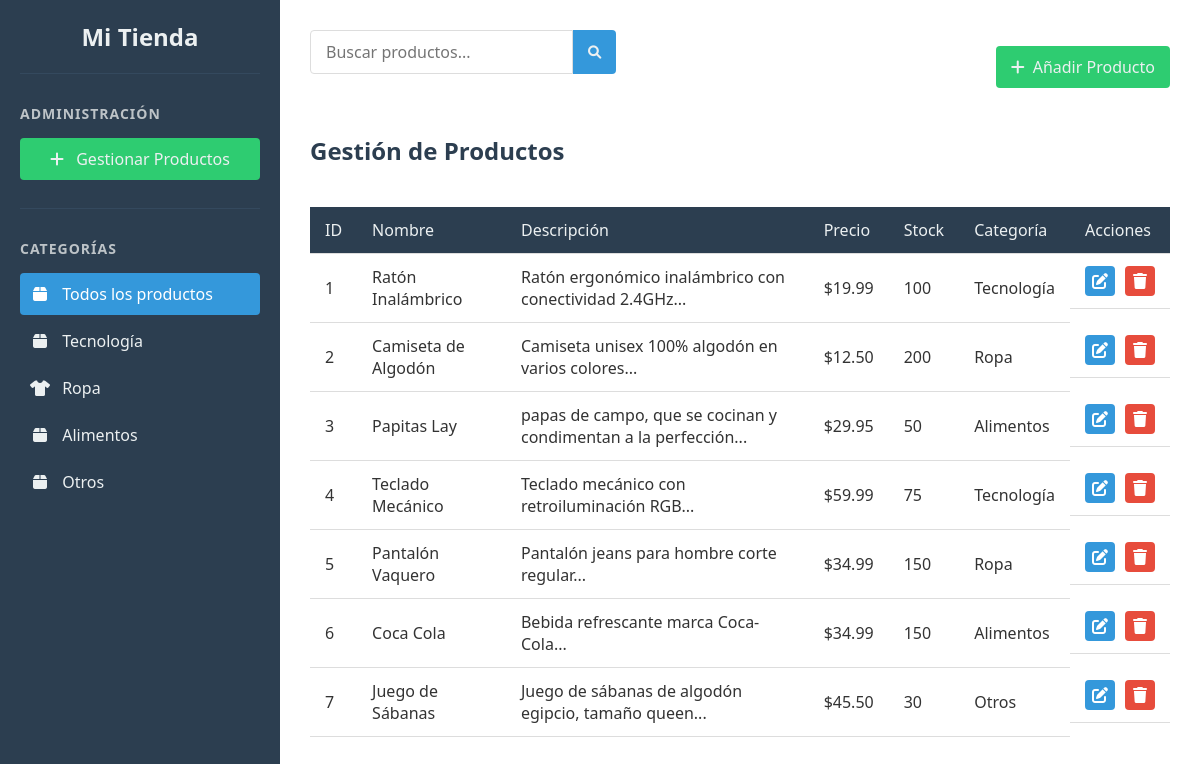
The app's page /controllers/listProducts.php with its own data.
### tables this page shows
CREATE TABLE category (
    id_category INT PRIMARY KEY AUTO_INCREMENT,
    name VARCHAR(50) NOT NULL,
    description TEXT
);

CREATE TABLE product (
    id_product INT PRIMARY KEY AUTO_INCREMENT,
    name VARCHAR(100) NOT NULL,
    description TEXT,
    price DECIMAL(10, 2) NOT NULL,
    stock INT DEFAULT 0,
    image_url VARCHAR(255),  
    id_category INT,
    FOREIGN KEY (id_category) REFERENCES category(id_category)
);

### controllers/listProducts.php (called while the page is built, shortened)
<?php
include_once "../models/Product.php";
$product = new Product;
$products = $product->getProductsWithCategories();
include_once "../views/manageProducts.php";
?>

### controllers/asideCategory.php (called while the page is built)
<?php
include_once "../models/Category.php";
$category= new Category;
$categories= $category->getCategories();
include "../views/components/aside.php";

### models/Connection.php (called while the page is built, shortened)
<?php
class Connection{
    private $serverName= "localhost";
    private $user= "root";
    private $pass= "";
    private $db= "basic_shop";
    public function getConnection(){
        try {
            $this->conn=new mysqli($this->serverName,$this->user,$this->pass,$this->db);
            return $this->conn;
        } catch (Exception $error) {
            print("Error al conectar: ". $error->getMessage());
        }
    }
}

### models/Category.php (called while the page is built, shortened)
<?php
include_once "Connection.php";
class Category extends Connection{
    function getCategories(){
        try {
            $query="SELECT * FROM category";
            $pre=$this->conn->prepare($query);
            $pre->execute();
            $result= $pre->get_result();
            return $result;
        } catch (Exception $error) {
            error_log("Error al obtener Productos: " . $error->getMessage());
        }
    }
}

### models/Product.php (called while the page is built, shortened)
<?php
include_once "Connection.php";
class Product extends Connection{
    function getProductsWithCategories() {
        try {
            $query = "SELECT p.*, c.name AS category_name
                      FROM product p
                      LEFT JOIN category c ON p.id_category = c.id_category";
            $pre = $this->conn->prepare($query);
            $pre->execute();
            $result = $pre->get_result();
            $products = [];
            while($row = $result->fetch_assoc()) {
                $products[] = $row;
            }
            return $products;
        } catch (Exception $error) {
            error_log("Error al obtener productos con categorías: " . $error->getMessage());
            return false;
        }
    }
}

### views/manageProducts.php (the view, shortened to what this page needs)
<!DOCTYPE html>
<html lang="es">
<head>
    <link rel="stylesheet" href="../public/styles/product.css">
    <link rel="stylesheet" href="../public/styles/manageProduct.css">
    <link rel="stylesheet" href="https://cdnjs.cloudflare.com/ajax/libs/font-awesome/6.0.0-beta3/css/all.min.css">
</head>
<body>
    <div class="app">
        <?php include_once"../controllers/asideCategory.php" ?>
        <main class="main">
            <div class="main__header">
                <div class="main__search">
                    <input type="text" class="main__search-input" placeholder="Buscar productos...">
                    <button class="main__search-btn"><i class="fas fa-search"></i></button>
                </div>
                <a href="../controllers/listCategories.php" class="main__add-btn">
                    <i class="fas fa-plus"></i> Añadir Producto
                </a>
            </div>
            <h2 class="main__title">Gestión de Productos</h2>
            <div class="products-table">
                <table>
                    <thead>
                        <tr>
                            <th>ID</th>
                            <th>Nombre</th>
                            <th>Descripción</th>
                            <th>Precio</th>
                            <th>Stock</th>
                            <th>Categoría</th>
                            <th>Acciones</th>
                        </tr>
                    </thead>
                    <tbody>
                        <?php
                        try {
                            foreach ($products as $row) {
                                echo "<tr>";
                                    echo "<td>" . $row['id_product'] . "</td>";
                                    echo "<td>" . $row['name'] . "</td>";
                                    echo "<td>" . $row['description']. "...</td>";
                                    echo "<td>$" . $row['price']. "</td>";
                                    echo "<td>" . $row['stock'] . "</td>";
                                    echo "<td>" . ($row['category_name'] ?? 'Sin categoría') . "</td>";
                                    echo "<td class='actions'>";
                                        echo "<a href='../controllers/updateProduct.php?id=" . $row['id_product'] . "' class='edit-btn'><i class='fas fa-edit'></i></a>";
                                        echo "<a href='../controllers/deleteProduct.php?id=" . $row['id_product'] . "' class='delete-btn' onclick='return confirm(\"¿Estás seguro de eliminar este producto?\")'><i class='fas fa-trash'></i></a>";
                                    echo "</td>";
                                echo "</tr>";
                            }
                        } catch(PDOException $e) {
                            echo "<tr><td colspan='7'>Error al cargar los productos: " . $e->getMessage() . "</td></tr>";
                        }
                        ?>
                    </tbody>
                </table>
            </div>
        </main>
    </div>
</body>
</html>

### views/components/aside.php
<aside class="sidebar">
            <div class="sidebar__logo">
                <h1 class="sidebar__title">Mi Tienda</h1>
            </div>
            <div class="sidebar__admin">
                <h3 class="sidebar__subtitle">Administración</h3>
                <a href="../controllers/listProducts.php" class="sidebar__btn sidebar__btn--add">
                    <i class="fas fa-plus"></i> Gestionar Productos
                </a>
            </div>
            <div class="sidebar__categories">
                <h3 class="sidebar__subtitle">Categorías</h3>
                <ul class="sidebar__list">
                    <li class="sidebar__item <?= !isset($_GET['category_id']) ? 'sidebar__item--active' : '' ?>">
                        <a href="showProducts.php" class="sidebar__link">
                            <i class="fas fa-box"></i> Todos los productos
                        </a>
                    </li>
                    <?php foreach ($categories as $cat): ?>
                    <li class="sidebar__item <?= (isset($_GET['category_id']) && $_GET['category_id'] == $cat['id_category']) ? 'sidebar__item--active' : '' ?>">
                        <a href="showProducts.php?category_id=<?= $cat['id_category'] ?>" class="sidebar__link">
                            <i class="fas <?=
                                $cat['name'] == 'Electrónicos' ? 'fa-laptop' :
                                ($cat['name'] == 'Ropa' ? 'fa-tshirt' :
                                ($cat['name'] == 'Hogar' ? 'fa-home' : 'fa-box'))
                            ?>"></i>
                            <?= htmlspecialchars($cat['name']) ?>
                        </a>
                    </li>
                    <?php endforeach; ?>
                </ul>
            </div>
        </aside>

### public/styles/product.css (style rules this page uses)
:root { --color-primary: #2c3e50; --color-secondary: #3498db; --color-accent: #e74c3c; --color-success: #2ecc71; --color-text: #333; --color-light: #ecf0f1; --color-gray: #bdc3c7; --color-dark-gray: #34495e; }
* { margin: 0; padding: 0; box-sizing: border-box; font-family: 'Segoe UI', Tahoma, Geneva, Verdana, sans-serif; }
body { background-color: #f5f5f5; color: var(--color-text); }
.app { display: flex; min-height: 100vh; }
.sidebar { width: 280px; background-color: var(--color-primary); color: var(--color-light); padding: 20px; height: 100vh; position: sticky; top: 0; overflow-y: auto; }
.sidebar__logo { margin-bottom: 30px; padding-bottom: 20px; border-bottom: 1px solid var(--color-dark-gray); text-align: center; }
.sidebar__title { color: var(--color-light); }
.sidebar__admin { margin-bottom: 30px; padding-bottom: 20px; border-bottom: 1px solid var(--color-dark-gray); }
.sidebar__subtitle { margin-bottom: 15px; color: var(--color-gray); font-size: 14px; text-transform: uppercase; letter-spacing: 1px; }
.sidebar__btn { width: 100%; padding: 10px; margin-bottom: 8px; background-color: var(--color-secondary); color: var(--color-light); border: none; border-radius: 4px; cursor: pointer; text-align: left; transition: background-color 0.3s; display: inline-block; text-decoration: none; text-align: center; }
.sidebar__btn i { margin-right: 8px; }
.sidebar__btn--add { background-color: var(--color-success); }
.sidebar__list { list-style: none; }
.sidebar__item { padding: 0; margin-bottom: 5px; border-radius: 4px; transition: background-color 0.3s; }
.sidebar__link { display: block; padding: 10px; color: var(--color-light); text-decoration: none; border-radius: 4px; transition: background-color 0.3s; cursor: pointer; }
.sidebar__item--active .sidebar__link { background-color: var(--color-secondary); color: white; }
.sidebar__link i { margin-right: 8px; width: 20px; text-align: center; }
.main { flex: 1; padding: 30px; background-color: white; }
.main__search { display: flex; margin-bottom: 30px; }
.main__search-input { flex: 1; padding: 10px 15px; border: 1px solid #ddd; border-radius: 4px 0 0 4px; font-size: 16px; }
.main__search-btn { padding: 0 15px; background-color: var(--color-secondary); color: var(--color-light); border: none; border-radius: 0 4px 4px 0; cursor: pointer; }
.main__title { margin-bottom: 20px; color: var(--color-primary); }

### public/styles/manageProduct.css (style rules this page uses)
body { position: relative; }
.main__header { display: flex; justify-content: space-between; align-items: center; margin-bottom: 30px; }
.main__add-btn { padding: 10px 15px; background-color: var(--color-success); color: var(--color-light); border: none; border-radius: 4px; cursor: pointer; text-decoration: none; transition: background-color 0.3s; display: inline-flex; align-items: center; gap: 8px; }
.products-table { width: 100%; overflow-x: auto; }
.products-table table { width: 100%; border-collapse: collapse; margin-top: 20px; }
.products-table th, .products-table td { padding: 12px 15px; text-align: left; border-bottom: 1px solid #ddd; }
.products-table th { background-color: var(--color-primary); color: var(--color-light); font-weight: 500; }
.actions { display: flex; gap: 10px; }
.edit-btn, .delete-btn { padding: 5px 10px; border-radius: 4px; color: white; text-decoration: none; display: inline-flex; align-items: center; justify-content: center; width: 30px; height: 30px; }
.edit-btn { background-color: var(--color-secondary); }
.delete-btn { background-color: var(--color-accent); }

### records on screen
category: name "Tecnología"
category: name "Ropa"
category: name "Alimentos"
category: name "Otros"
product: id_product "1", name "Ratón Inalámbrico", description "Ratón ergonómico inalámbrico con conectividad 2.4GHz", price "19.99", stock "100", id_category.name "Tecnología"
product: id_product "2", name "Camiseta de Algodón", description "Camiseta unisex 100% algodón en varios colores", price "12.50", stock "200", id_category.name "Ropa"
product: id_product "3", name "Papitas Lay", description "papas de campo, que se cocinan y condimentan a la perfección", price "29.95", stock "50", id_category.name "Alimentos"
product: id_product "4", name "Teclado Mecánico", description "Teclado mecánico con retroiluminación RGB", price "59.99", stock "75", id_category.name "Tecnología"
product: id_product "5", name "Pantalón Vaquero", description "Pantalón jeans para hombre corte regular", price "34.99", stock "150", id_category.name "Ropa"
product: id_product "6", name "Coca Cola", description "Bebida refrescante marca Coca-Cola", price "34.99", stock "150", id_category.name "Alimentos"
product: id_product "7", name "Juego de Sábanas", description "Juego de sábanas de algodón egipcio, tamaño queen", price "45.50", stock "30", id_category.name "Otros"
